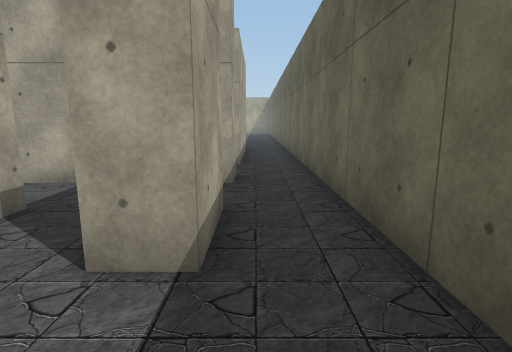
View 1 (above)

18 first-person views from a walk through a scene from a Unity 3-D project. The camera is 1.3 m above the floor, tilts 10° down and sees 80° across. The floor is counted in squares, 1 m on a side. Each view is taken from the middle of a square. On the plan, view 1 faces up. The plan holds only what a view shows up to about 14 squares ahead; the rest is blank. The place goes on beyond the plan. The player character is not drawn. Some animated figures are left out. Door leaves are left out, so doorways stand open. Some surface patterns are stand-ins.

View 2
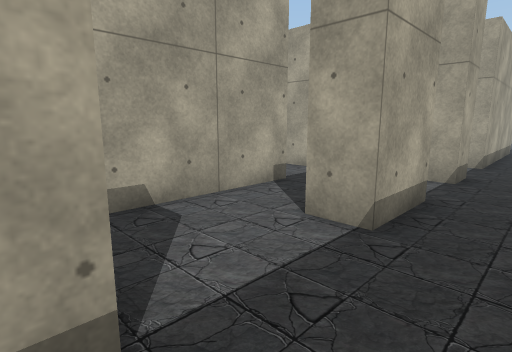

View 3
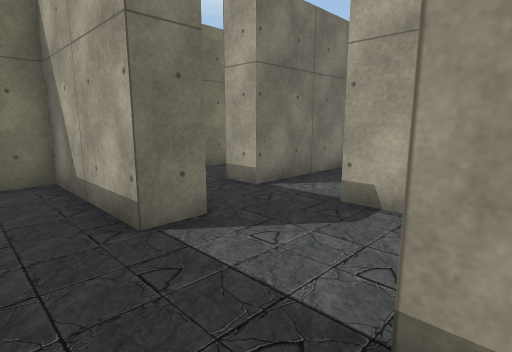

View 4
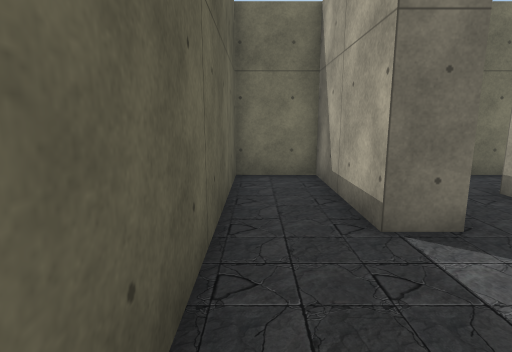

View 5
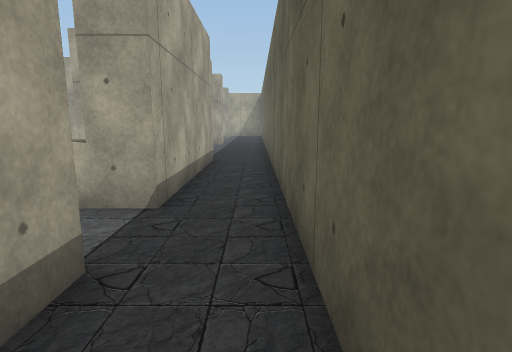

View 6
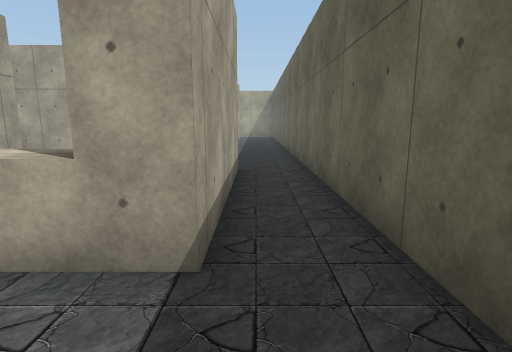

View 7
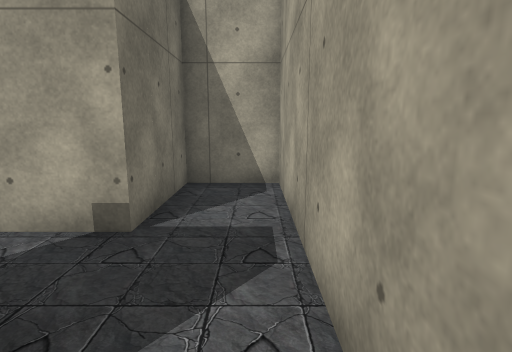

View 8
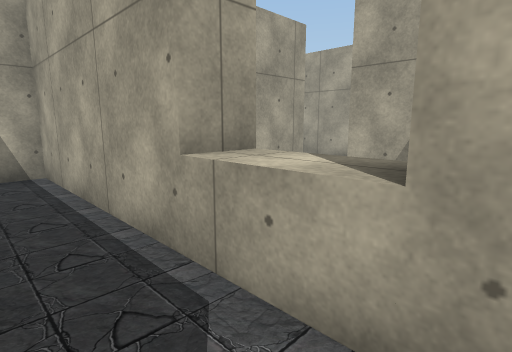

View 9
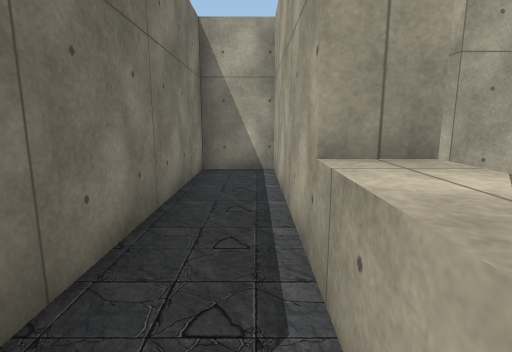

View 10
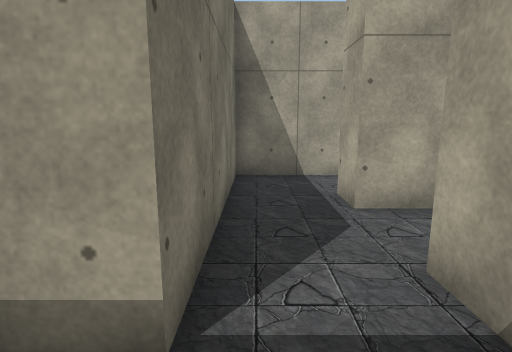

View 11
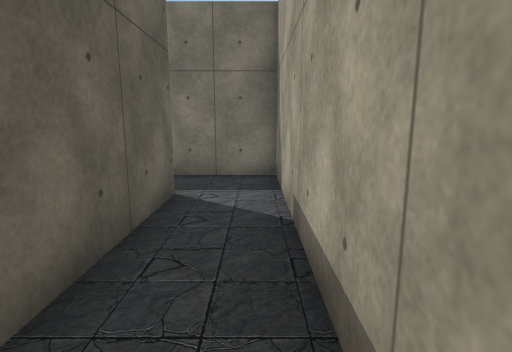

View 12
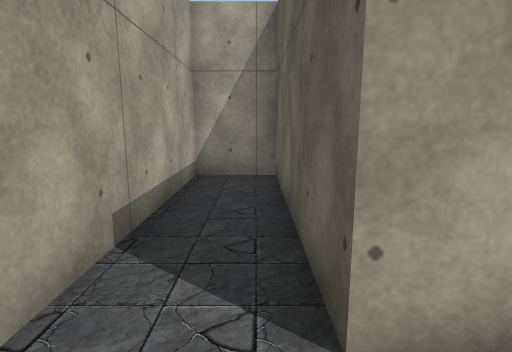

View 13
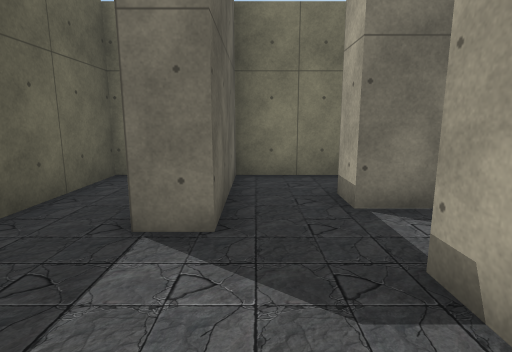

View 14
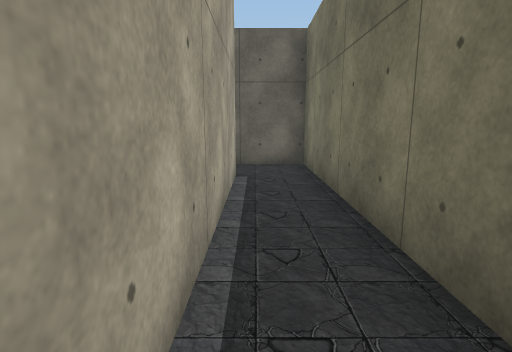

View 15
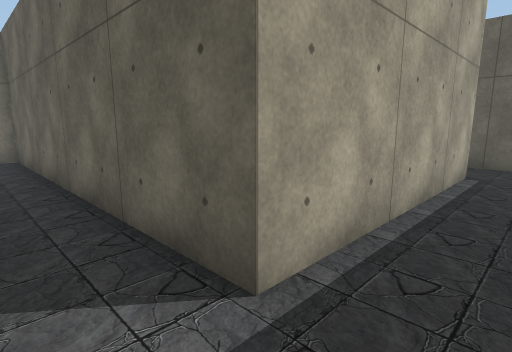

View 16
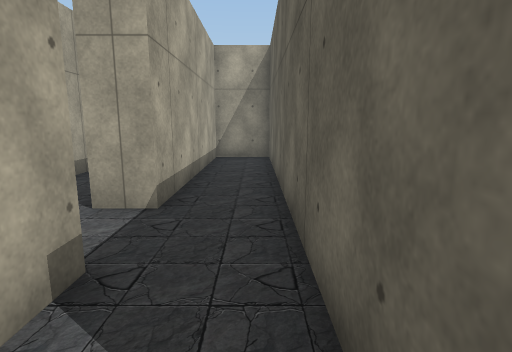

View 17
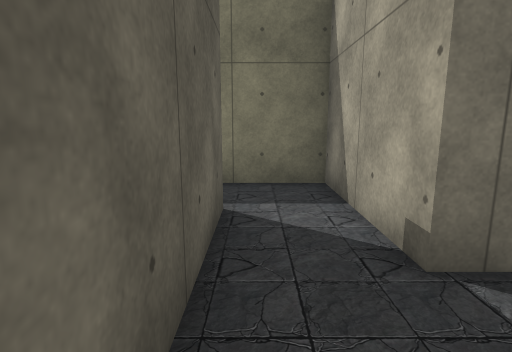

View 18
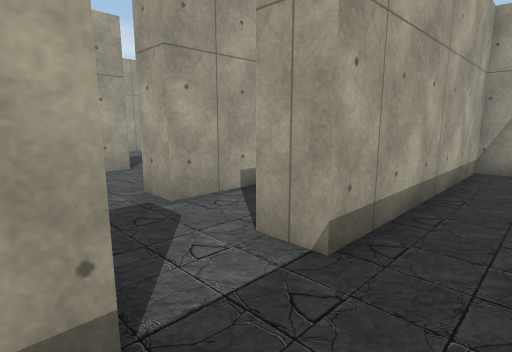

### Floor plan
Points are (right, up) in squares from view 1. A wall is a line through its corners. A room is listed if a view was taken in it or the views show most of it. See-through windows are left out.
Room 1 (views 1, 2, 10)
walls: (-1.5, -2.5) (-1.5, -0.5) (-0.5, -0.5) (-0.5, -4.5) (1.5, -4.5) (1.5, 2.5); (-0.5, 2.5) (-1.5, 2.5); (-3.5, -1.5) (-3.5, -2.5); (-3.5, 2.5) (-3.5, 0.5)
ways out: opening at (0.5, 3.5) to room 2; opening at (-2.5, 3.5) to room 5; opening at (-2.5, -2) to room 6; opening at (-4, -0.5) to room 9
Room 2 (views 3, 4, 5, 7)
walls: (-0.5, 4.6) (-0.5, 2.5); (1.5, 2.5) (1.5, 6.5)
ways out: opening at (0.5, 3.5) to room 1; opening at (0.5, 7) to room 3; opening at (-1, 5.5) to room 5
Room 3 (views 6, 8, 9)
walls: (-0.5, 15.5) (-0.5, 9.5) (-2.5, 9.5); (-0.5, 7.6) (-0.5, 6.5); (1.5, 6.5) (1.5, 19.5)
ways out: opening at (0.5, 7) to room 2; opening at (-1.5, 8.5) to room 8
Room 4 (views 11, 12)
walls: (-6.5, 0.5) (-7.5, 0.5) (-7.5, 6.5) (-9.5, 6.5) (-9.5, -1.5) (-6.5, -1.5)
ways out: opening at (-7, -0.5) to room 9
Room 5 (view 13)
walls: (-0.5, 6.5) (-6.5, 6.5) (-6.5, 4.5) (-3.5, 4.5) (-3.5, 2.5)
ways out: opening at (-2.5, 3.5) to room 1; opening at (-1, 5.5) to room 2
Room 6 (views 14, 15, 16)
walls: (-3.5, -2.5) (-10.5, -2.5); (-12.5, -2.5) (-12.5, -4.5) (-1.5, -4.5) (-1.5, -2.5)
ways out: opening at (-2.5, -2) to room 1; opening at (-11.5, -1.5) to room 7
Room 7 (views 17, 18)
walls: (-13.2, -0.5) (-12.5, -0.5) (-12.5, -2.5); (-10.5, -2.5) (-10.5, 8.5) (-12.5, 8.5) (-12.5, 1.5) (-13.5, 1.5)
ways out: opening at (-11.5, -1.5) to room 6; opening at (-13, 0.5)
Room 8 (no view inside)
walls: (-2.5, 9.5) (-9.5, 9.5) (-9.5, 7.5) (-2.6, 7.5)
ways out: opening at (-1.5, 8.5) to room 3; opening at (-3, 10)
Room 9 (no view inside)
walls: (-3.5, 0.5) (-4.5, 0.5); (-6.5, 1.8) (-6.5, 0.5); (-6.5, -1.5) (-3.5, -1.5)
ways out: opening at (-4, -0.5) to room 1; opening at (-7, -0.5) to room 4

Positions as (right, up) in squares from view 1, and headings:
1: (0, 0), facing up
2: (1, -1), facing up-left
3: (1, 3), facing down-left
4: (1, 3), facing down
5: (1, 5), facing up
6: (0, 7), facing up
7: (0, 6), facing left
8: (-1, 8), facing up-left
9: (-1, 9), facing left
10: (-2, -1), facing left
11: (-9, 6), facing down
12: (-8, -1), facing up
13: (-2, 3), facing down
14: (-11, -3), facing right
15: (-12, -4), facing up-right
16: (-11, -3), facing up
17: (-11, 2), facing down
18: (-11, -1), facing up-left
